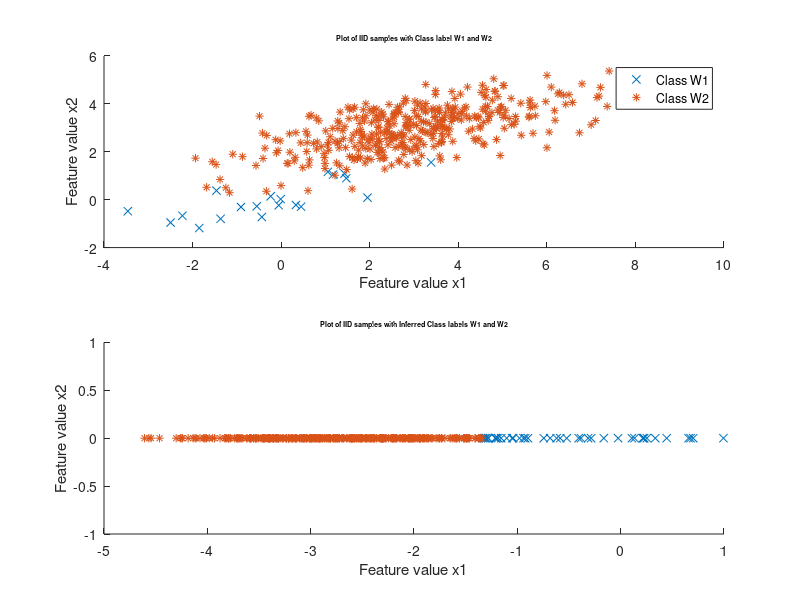

The MATLAB script that drew this image: (Note: this script raises an error after producing the figure.)

n = input('Enter case number:');
switch n
    case 1
        p1=0.5;
        p2=0.5;
        U1=[0; 0];
        U2=[3; 3];
        C1=[1 0;0 1];
        C2=[1 0;0 1];
    case 2
        p1=0.5;
        p2=0.5;
        U1=[0; 0];
        U2=[3; 3];
        C1=[3 1;1 0.8];
        C2=[3 1;1 0.8];
    case 3
        p1=0.5;
        p2=0.5;
        U1=[0; 0];
        U2=[2; 2];
        C1=[2 0.5;0.5 1];
        C2=[2 -1.9;-1.9 5];
    case 4
        p1=0.05;
        p2=0.95;
        U1=[0; 0];
        U2=[3; 3];
        C1=[1 0;0 1];
        C2=[1 0;0 1];
    case 5
        p1=0.05;
        p2=0.95;
        U1=[0; 0];
        U2=[3; 3];
        C1=[3 1;1 0.8];
        C2=[3 1;1 0.8];
    case 6
        p1=0.05;
        p2=0.95;
        U1=[0; 0];
        U2=[2; 2];
        C1=[2 0.5;0.5 1];
        C2=[2 -1.9;-1.9 5];
end
s=400;
n1=s*p1;
n2=s*p2;
X1 = mvnrnd(U1,C1,n1);
X2 = mvnrnd(U2,C2,n2);
X = cat(1,X1,X2);
a = transpose(ones(1,n1));
b = transpose(zeros(1,n2));
c = cat(1,a,b);
X = cat(2,X,c);
Sb=(U1-U2)*transpose(U1-U2);
Sw=C1+C2;
[V,D]=eig(inv(Sw)*Sb);
[~,ind]=sort(diag(D),'descend');
w=V(:,ind(1));
y1=ones(n1,1);
y2=ones(n2,1);
for i=1:n1
    y1(i)=w'*X1(i,:)';
end
for i=1:n2
    y2(i)=w'*X2(i,:)';

end

scatter(y1,zeros(n1,1),'red');
hold on
scatter(y2,zeros(n2,1),'black');
hold off
Y=cat(1,y1,y2);
X=cat(2,X,Y);
t=(0.5.*(U1+U2))'*w;
disp('Threshold:');
disp(t);
U1proj=U1'*w;
X=cat(2,X,ones(400,1));
if(U1proj<t)
    for i=1:400
        if X(i,4)<t
        X(i,5)=1;
        else
    
        X(i,5)=0;
        end
    end
else
    for i=1:400
        if(X(i,4)>t)
            X(i,5)=1;
        else
            X(i,5)=0;
        end
    end
end
m=0;
for i=1:400
    if X(i,3)~=X(i,5)
                    
       
        m=m+1;
    end
end
disp(' The number of Misclassification errors:');
disp(m);
disp('Probability of error:');
disp(m/400);

Y1inf= ones(1);
Y2inf= ones(1);
for i=1:400
    if (X(i,5)==1)
        Y1inf = cat(1,Y1inf,X(i,4));
    else
         Y2inf = cat(1,Y2inf,X(i,4));
    end
end
Y1inf(1)=[];
Y2inf(1)=[];
subplot(2,1,1)
scatter(X1(:,1),X1(:,2),'red','x');
hold on
scatter(X2(:,1),X2(:,2),'black','*');
hold off
ylabel('Feature value x2');
xlabel('Feature value x1');
title(['\fontsize{7} Plot of IID samples with Class label W1 and W2']);
legend('Class W1','Class W2');   
subplot(2,1,2)

scatter(Y1inf,zeros(1,length(Y1inf)),'red','x');
hold on
scatter(Y2inf,zeros(1,length(Y2inf)),'black','*');
hold off
ylabel('Feature value x2');
xlabel('Feature value x1');
title(['\fontsize{7} Plot of IID samples with Inferred Class labels W1 and W2']);
xline(t,'-.b');
legend(' Inferred Class W1','Inferred Class W2','Threshold');   

        
    

